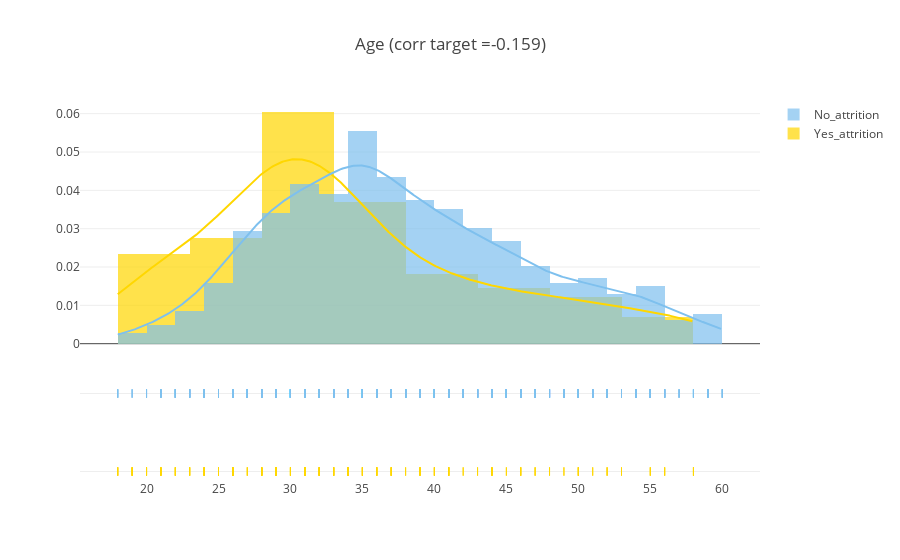
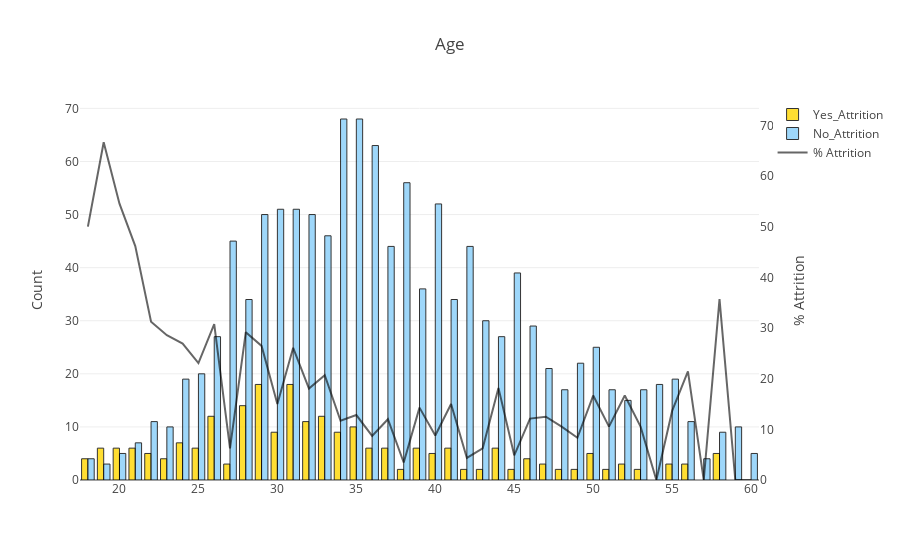
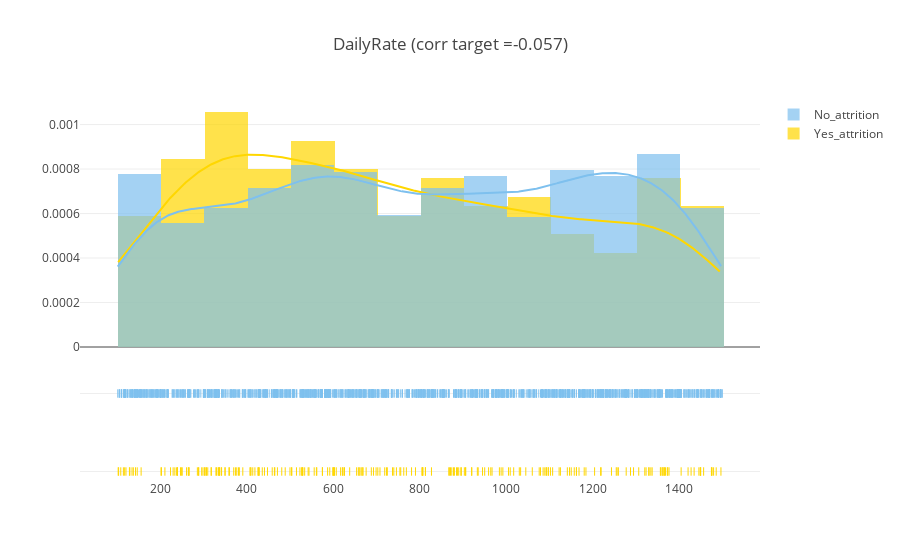
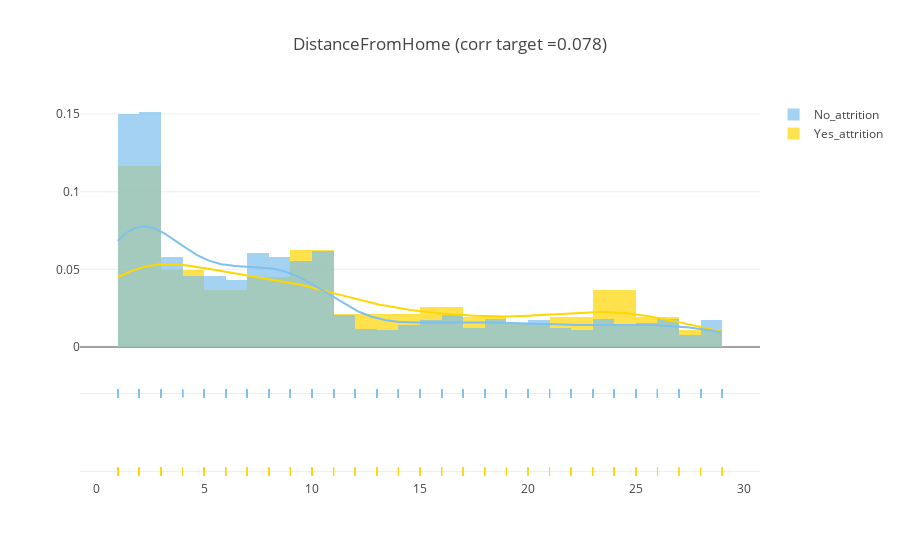

Source (notebook cell) for these figures, in order:
### Code cell
plot_distribution('Age', False)
barplot('Age', False)
plot_distribution('DailyRate', 100)
plot_distribution('DistanceFromHome', False)
barplot('DistanceFromHome', False)
plot_distribution('HourlyRate', False)
plot_distribution('MonthlyIncome', 100)
plot_distribution('MonthlyRate', 100)
plot_distribution('NumCompaniesWorked', False)
barplot('NumCompaniesWorked',False)
plot_distribution('PercentSalaryHike', False)
barplot('PercentSalaryHike', False) 
plot_distribution('TotalWorkingYears', False)
barplot('TotalWorkingYears', False)
plot_distribution('TrainingTimesLastYear', False)
barplot('TrainingTimesLastYear',False)
plot_distribution('YearsAtCompany', False)
barplot('YearsAtCompany', False)
plot_distribution('YearsInCurrentRole', False)
barplot('YearsInCurrentRole', False)
plot_distribution('YearsSinceLastPromotion', False)
barplot('YearsSinceLastPromotion', False)
plot_distribution('YearsWithCurrManager', False)
barplot('YearsWithCurrManager', False)

### Figure 1 — Plotly figure (JSON) as saved in the notebook; plotly's stock layout.template omitted (floating-point values rounded to 4 significant figures; data arrays with more than 128 entries replaced by an {"elided": "..."} marker saying what was removed)
{"data": [{"autobinx": false, "histnorm": "probability density", "legendgroup": "Yes_attrition", "marker": {"color": "#FFD700"}, "name": "Yes_attrition", "opacity": 0.7, "type": "histogram", "uid": "5cad668d-1962-4466-b938-5f20e950caad", "x": {"elided": "237 int values"}, "xaxis": "x", "xbins": {"end": 58.0, "size": false, "start": 18.0}, "yaxis": "y"}, {"autobinx": false, "histnorm": "probability density", "legendgroup": "No_attrition", "marker": {"color": "#7EC0EE"}, "name": "No_attrition", "opacity": 0.7, "type": "histogram", "uid": "84b24086-0905-4b9e-bd1b-f01088754f4f", "x": {"elided": "1233 int values"}, "xaxis": "x", "xbins": {"end": 60.0, "size": false, "start": 18.0}, "yaxis": "y"}, {"legendgroup": "Yes_attrition", "marker": {"color": "#FFD700"}, "mode": "lines", "name": "Yes_attrition", "showlegend": false, "type": "scatter", "uid": "8c7c209e-223e-4f83-8d33-af440d1268dd", "x": {"elided": "500 float values"}, "xaxis": "x", "y": {"elided": "500 float values"}, "yaxis": "y"}, {"legendgroup": "No_attrition", "marker": {"color": "#7EC0EE"}, "mode": "lines", "name": "No_attrition", "showlegend": false, "type": "scatter", "uid": "f0a92ab3-6141-4972-8edf-525522f0fd46", "x": {"elided": "500 float values"}, "xaxis": "x", "y": {"elided": "500 float values"}, "yaxis": "y"}, {"legendgroup": "Yes_attrition", "marker": {"color": "#FFD700", "symbol": "line-ns-open"}, "mode": "markers", "name": "Yes_attrition", "showlegend": false, "type": "scatter", "uid": "9896e108-59af-4be6-8df4-a59727328eef", "x": {"elided": "237 int values"}, "xaxis": "x", "y": {"elided": "237 str values"}, "yaxis": "y2"}, {"legendgroup": "No_attrition", "marker": {"color": "#7EC0EE", "symbol": "line-ns-open"}, "mode": "markers", "name": "No_attrition", "showlegend": false, "type": "scatter", "uid": "3033bff8-3023-4dfd-bcf3-7e7500484922", "x": {"elided": "1233 int values"}, "xaxis": "x", "y": {"elided": "1233 str values"}, "yaxis": "y2"}], "layout": {"barmode": "overlay", "hovermode": "closest", "legend": {"traceorder": "reversed"}, "title": {"text": "Age (corr target =-0.159)"}, "xaxis": {"anchor": "y2", "domain": [0.0, 1.0], "zeroline": false}, "yaxis": {"anchor": "free", "domain": [0.35, 1], "position": 0.0}, "yaxis2": {"anchor": "x", "domain": [0, 0.25], "dtick": 1, "showticklabels": false}}}

### Figure 2 — Plotly figure (JSON) as saved in the notebook; plotly's stock layout.template omitted (floating-point values rounded to 4 significant figures)
{"data": [{"marker": {"color": "gold", "line": {"color": "#000000", "width": 1}}, "name": "Yes_Attrition", "opacity": 0.8, "type": "bar", "uid": "a682198d-731b-4309-a6b8-e3b0ffd9b31a", "x": [29, 31, 28, 26, 33, 32, 35, 30, 34, 24, 25, 36, 44, 21, 20, 41, 19, 39, 37, 22, 58, 40, 50, 18, 23, 46, 27, 55, 52, 56, 47, 38, 49, 45, 51, 43, 53, 42, 48], "y": [18, 18, 14, 12, 12, 11, 10, 9, 9, 7, 6, 6, 6, 6, 6, 6, 6, 6, 6, 5, 5, 5, 5, 4, 4, 4, 3, 3, 3, 3, 3, 2, 2, 2, 2, 2, 2, 2, 2]}, {"marker": {"color": "lightskyblue", "line": {"color": "#000000", "width": 1}}, "name": "No_Attrition", "opacity": 0.8, "type": "bar", "uid": "43b04699-cfdc-416d-bfbd-bcaa5c506f0b", "x": [34, 35, 36, 38, 40, 30, 31, 29, 32, 33, 27, 42, 37, 45, 39, 28, 41, 43, 46, 44, 26, 50, 49, 47, 25, 24, 55, 54, 53, 51, 48, 52, 56, 22, 59, 23, 58, 21, 20, 60, 57, 18, 19], "y": [68, 68, 63, 56, 52, 51, 51, 50, 50, 46, 45, 44, 44, 39, 36, 34, 34, 30, 29, 27, 27, 25, 22, 21, 20, 19, 19, 18, 17, 17, 17, 15, 11, 11, 10, 10, 9, 7, 5, 5, 4, 4, 3]}, {"marker": {"color": "black", "line": {"color": "#000000", "width": 0.5}}, "name": "% Attrition", "opacity": 0.6, "type": "scatter", "uid": "4da5f66b-1119-43bb-a4d1-e40dab7ac7c2", "x": [18, 19, 20, 21, 22, 23, 24, 25, 26, 27, 28, 29, 30, 31, 32, 33, 34, 35, 36, 37, 38, 39, 40, 41, 42, 43, 44, 45, 46, 47, 48, 49, 50, 51, 52, 53, 54, 55, 56, 57, 58, 59, 60], "y": [50.0, 66.67, 54.55, 46.15, 31.25, 28.57, 26.92, 23.08, 30.77, 6.25, 29.17, 26.47, 15.0, 26.09, 18.03, 20.69, 11.69, 12.82, 8.696, 12.0, 3.448, 14.29, 8.772, 15.0, 4.348, 6.25, 18.18, 4.878, 12.12, 12.5, 10.53, 8.333, 16.67, 10.53, 16.67, 10.53, 0.0, 13.64, 21.43, 0.0, 35.71, 0.0, 0.0], "yaxis": "y2"}], "layout": {"title": {"text": "Age"}, "yaxis": {"title": {"text": "Count"}}, "yaxis2": {"anchor": "x", "overlaying": "y", "range": [0, 75], "showgrid": false, "side": "right", "title": {"text": "% Attrition"}, "zeroline": false}}}

### Figure 3 — Plotly figure (JSON) as saved in the notebook; plotly's stock layout.template omitted (floating-point values rounded to 4 significant figures; data arrays with more than 128 entries replaced by an {"elided": "..."} marker saying what was removed)
{"data": [{"autobinx": false, "histnorm": "probability density", "legendgroup": "Yes_attrition", "marker": {"color": "#FFD700"}, "name": "Yes_attrition", "opacity": 0.7, "type": "histogram", "uid": "aef0ed54-efa8-4d63-ace9-d36d4d78be9e", "x": {"elided": "237 int values"}, "xaxis": "x", "xbins": {"end": 1496.0, "size": 100, "start": 103.0}, "yaxis": "y"}, {"autobinx": false, "histnorm": "probability density", "legendgroup": "No_attrition", "marker": {"color": "#7EC0EE"}, "name": "No_attrition", "opacity": 0.7, "type": "histogram", "uid": "7307fbac-7438-42ef-8ded-c2961aa76922", "x": {"elided": "1233 int values"}, "xaxis": "x", "xbins": {"end": 1499.0, "size": 100, "start": 102.0}, "yaxis": "y"}, {"legendgroup": "Yes_attrition", "marker": {"color": "#FFD700"}, "mode": "lines", "name": "Yes_attrition", "showlegend": false, "type": "scatter", "uid": "14a012b5-bd7d-43c8-ba4e-14b8e9c8a7d6", "x": {"elided": "500 float values"}, "xaxis": "x", "y": {"elided": "500 float values"}, "yaxis": "y"}, {"legendgroup": "No_attrition", "marker": {"color": "#7EC0EE"}, "mode": "lines", "name": "No_attrition", "showlegend": false, "type": "scatter", "uid": "ae95611a-1620-4467-8ec0-cf9db5aaf4b1", "x": {"elided": "500 float values"}, "xaxis": "x", "y": {"elided": "500 float values"}, "yaxis": "y"}, {"legendgroup": "Yes_attrition", "marker": {"color": "#FFD700", "symbol": "line-ns-open"}, "mode": "markers", "name": "Yes_attrition", "showlegend": false, "type": "scatter", "uid": "a4d2b10c-3875-4bfd-819e-fca49739bea3", "x": {"elided": "237 int values"}, "xaxis": "x", "y": {"elided": "237 str values"}, "yaxis": "y2"}, {"legendgroup": "No_attrition", "marker": {"color": "#7EC0EE", "symbol": "line-ns-open"}, "mode": "markers", "name": "No_attrition", "showlegend": false, "type": "scatter", "uid": "c6931d01-d45d-41c4-b391-407e3d657acd", "x": {"elided": "1233 int values"}, "xaxis": "x", "y": {"elided": "1233 str values"}, "yaxis": "y2"}], "layout": {"barmode": "overlay", "hovermode": "closest", "legend": {"traceorder": "reversed"}, "title": {"text": "DailyRate (corr target =-0.057)"}, "xaxis": {"anchor": "y2", "domain": [0.0, 1.0], "zeroline": false}, "yaxis": {"anchor": "free", "domain": [0.35, 1], "position": 0.0}, "yaxis2": {"anchor": "x", "domain": [0, 0.25], "dtick": 1, "showticklabels": false}}}

### Figure 4 — Plotly figure (JSON) as saved in the notebook; plotly's stock layout.template omitted (floating-point values rounded to 4 significant figures; data arrays with more than 128 entries replaced by an {"elided": "..."} marker saying what was removed)
{"data": [{"autobinx": false, "histnorm": "probability density", "legendgroup": "Yes_attrition", "marker": {"color": "#FFD700"}, "name": "Yes_attrition", "opacity": 0.7, "type": "histogram", "uid": "b709a8af-0afc-4cb7-9739-50a9622f8c80", "x": {"elided": "237 int values"}, "xaxis": "x", "xbins": {"end": 29.0, "size": false, "start": 1.0}, "yaxis": "y"}, {"autobinx": false, "histnorm": "probability density", "legendgroup": "No_attrition", "marker": {"color": "#7EC0EE"}, "name": "No_attrition", "opacity": 0.7, "type": "histogram", "uid": "7e610493-6250-4863-a356-37387d9365b4", "x": {"elided": "1233 int values"}, "xaxis": "x", "xbins": {"end": 29.0, "size": false, "start": 1.0}, "yaxis": "y"}, {"legendgroup": "Yes_attrition", "marker": {"color": "#FFD700"}, "mode": "lines", "name": "Yes_attrition", "showlegend": false, "type": "scatter", "uid": "9e58d907-9bb7-44a7-bf9a-23d8d50324d2", "x": {"elided": "500 float values"}, "xaxis": "x", "y": {"elided": "500 float values"}, "yaxis": "y"}, {"legendgroup": "No_attrition", "marker": {"color": "#7EC0EE"}, "mode": "lines", "name": "No_attrition", "showlegend": false, "type": "scatter", "uid": "021cf6fa-f8f6-47f9-bc55-1f7f5259308b", "x": {"elided": "500 float values"}, "xaxis": "x", "y": {"elided": "500 float values"}, "yaxis": "y"}, {"legendgroup": "Yes_attrition", "marker": {"color": "#FFD700", "symbol": "line-ns-open"}, "mode": "markers", "name": "Yes_attrition", "showlegend": false, "type": "scatter", "uid": "955b016c-aad3-4e1c-9428-b8f1f69561e0", "x": {"elided": "237 int values"}, "xaxis": "x", "y": {"elided": "237 str values"}, "yaxis": "y2"}, {"legendgroup": "No_attrition", "marker": {"color": "#7EC0EE", "symbol": "line-ns-open"}, "mode": "markers", "name": "No_attrition", "showlegend": false, "type": "scatter", "uid": "32426cea-960e-43b0-87d3-7859fe52d4fc", "x": {"elided": "1233 int values"}, "xaxis": "x", "y": {"elided": "1233 str values"}, "yaxis": "y2"}], "layout": {"barmode": "overlay", "hovermode": "closest", "legend": {"traceorder": "reversed"}, "title": {"text": "DistanceFromHome (corr target =0.078)"}, "xaxis": {"anchor": "y2", "domain": [0.0, 1.0], "zeroline": false}, "yaxis": {"anchor": "free", "domain": [0.35, 1], "position": 0.0}, "yaxis2": {"anchor": "x", "domain": [0, 0.25], "dtick": 1, "showticklabels": false}}}
